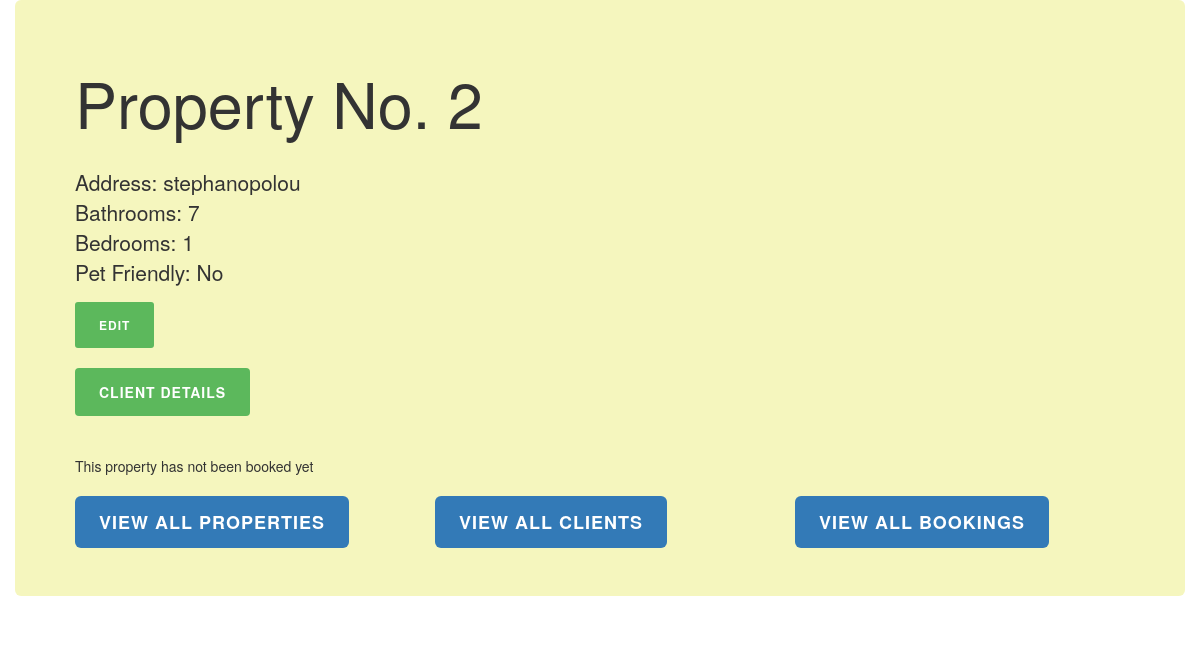
Page /ptb/properties/2/ on the earlier database version.
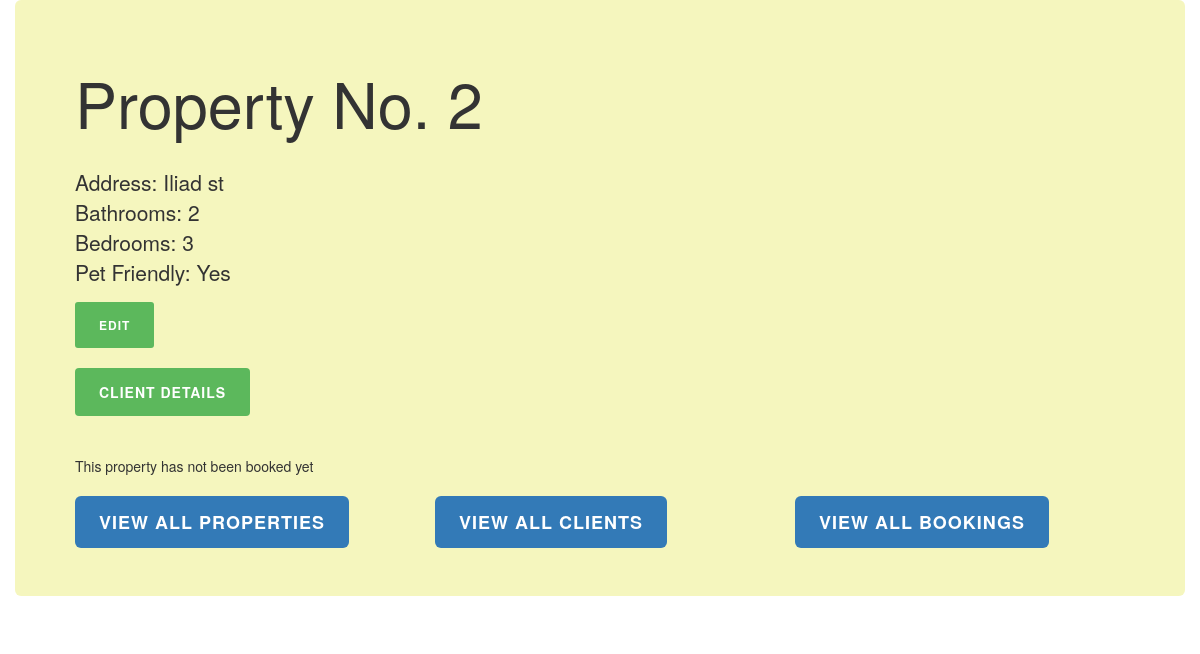
Same page on the later database version.
### ptb/models.py (models this page shows, shortened)
class Property(models.Model):
    owner = models.ForeignKey(Client, on_delete=models.CASCADE)
    address = models.CharField(max_length=200)
    pet_friendly = models.BooleanField(blank=False)
    bathrooms = models.PositiveIntegerField(blank=False)
    bedrooms = models.PositiveIntegerField(blank=False)

### ptb/views.py (the view)
# urls.py: url(r'^properties/(?P<num>[0-9]+)/$', views.property_info, name='property_info'),
def property_info(request, num):
    prop = Property.objects.get(id=num)
    bookings = Booking.objects.filter(prop=prop)
    return render(request, 'ptb/property.html', { 'property': prop, 'bookings': bookings } )

### ptb/templates/ptb/property.html (shortened to what this page needs)
{% extends "./base.html" %}
{% block content %}
<h1> Property No. {{ property.id }}</h1> <br>
<p> Address: {{ property.address }} <br>
    Bathrooms: {{ property.bathrooms }} <br>
    Bedrooms: {{ property.bedrooms }} <br>
    Pet Friendly: {% if property.pet_friendly %}
                  Yes
                {% else %}
                  No
                {% endif %} </p>
              <form action="{% url 'ptb:property_edit' property.id %}" method="get"> {% csrf_token %}
                <button type="submit" class="btn btn-success btn-sm"/> Edit </button>
              </form> <br>
              <form action="{% url 'ptb:client_info' property.owner.id %}" method="get"> {% csrf_token %}
                <button type="submite" class="btn btn-success"> Client Details </button>
              </form>
<br> <br>
  {% if bookings %}
    {% for booking in bookings %}
      <p> Booked from
      {{ booking.date_from }} until
      {{ booking.date_until }} </p>
      <form action="{% url 'ptb:booking_info' booking.id %}" method="get"> {% csrf_token %}
<button type="submit" class="btn btn-success"> Booking Information </button> </form>
      <br> <br>
    {% endfor %}
  {% else %}
    This property has not been booked yet
  {% endif %}
{% endblock %}

Differences in the rows shown:
changed Property id 2: address "stephanopolou" → "Iliad st"; bathrooms "7" → "2"; bedrooms "1" → "3"
Other differences:
text no longer shown: "No"
text now shown: "Yes"
